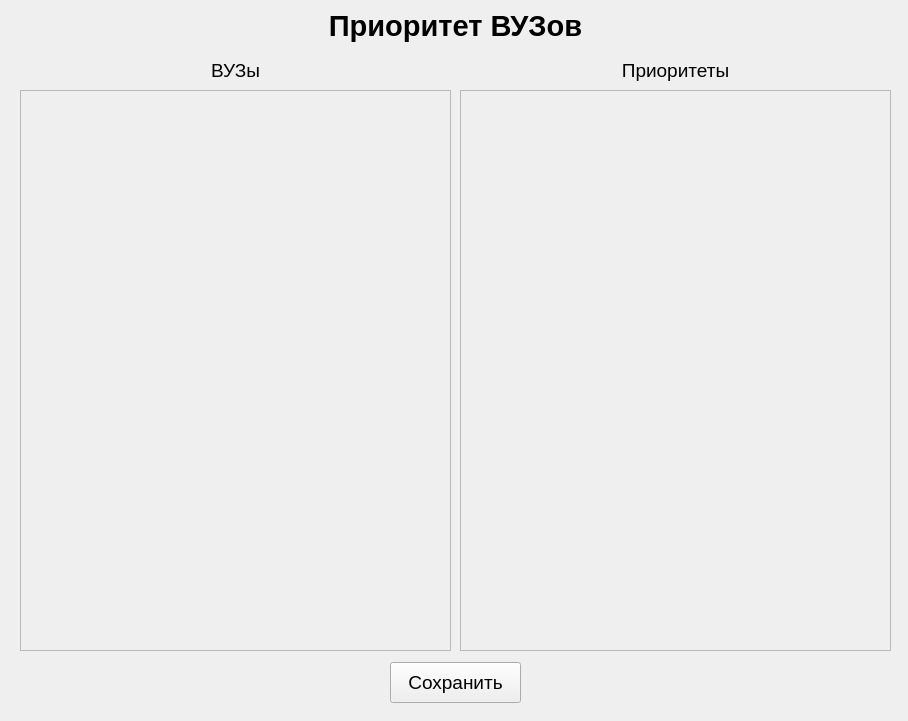
<?xml version="1.0" encoding="UTF-8"?>
<ui version="4.0">
 <class>Form</class>
 <widget class="QWidget" name="Form">
  <property name="geometry">
   <rect>
    <x>0</x>
    <y>0</y>
    <width>908</width>
    <height>721</height>
   </rect>
  </property>
  <property name="windowTitle">
   <string>Form</string>
  </property>
  <widget class="QLabel" name="heading">
   <property name="geometry">
    <rect>
     <x>20</x>
     <y>0</y>
     <width>871</width>
     <height>51</height>
    </rect>
   </property>
   <property name="font">
    <font>
     <pointsize>22</pointsize>
     <weight>75</weight>
     <bold>true</bold>
    </font>
   </property>
   <property name="text">
    <string>Приоритет ВУЗов</string>
   </property>
   <property name="alignment">
    <set>Qt::AlignCenter</set>
   </property>
  </widget>
  <widget class="QScrollArea" name="scroll_area">
   <property name="geometry">
    <rect>
     <x>20</x>
     <y>90</y>
     <width>431</width>
     <height>561</height>
    </rect>
   </property>
   <property name="widgetResizable">
    <bool>true</bool>
   </property>
   <widget class="QWidget" name="scrollAreaWidgetContents">
    <property name="geometry">
     <rect>
      <x>0</x>
      <y>0</y>
      <width>429</width>
      <height>559</height>
     </rect>
    </property>
   </widget>
  </widget>
  <widget class="QScrollArea" name="scroll_area2">
   <property name="geometry">
    <rect>
     <x>460</x>
     <y>90</y>
     <width>431</width>
     <height>561</height>
    </rect>
   </property>
   <property name="widgetResizable">
    <bool>true</bool>
   </property>
   <widget class="QWidget" name="scrollAreaWidgetContents_2">
    <property name="geometry">
     <rect>
      <x>0</x>
      <y>0</y>
      <width>429</width>
      <height>559</height>
     </rect>
    </property>
   </widget>
  </widget>
  <widget class="QLabel" name="label">
   <property name="geometry">
    <rect>
     <x>20</x>
     <y>60</y>
     <width>431</width>
     <height>21</height>
    </rect>
   </property>
   <property name="font">
    <font>
     <pointsize>14</pointsize>
    </font>
   </property>
   <property name="text">
    <string>ВУЗы</string>
   </property>
   <property name="alignment">
    <set>Qt::AlignCenter</set>
   </property>
  </widget>
  <widget class="QLabel" name="label_2">
   <property name="geometry">
    <rect>
     <x>460</x>
     <y>60</y>
     <width>431</width>
     <height>21</height>
    </rect>
   </property>
   <property name="font">
    <font>
     <pointsize>14</pointsize>
    </font>
   </property>
   <property name="text">
    <string>Приоритеты</string>
   </property>
   <property name="alignment">
    <set>Qt::AlignCenter</set>
   </property>
  </widget>
  <widget class="QPushButton" name="save_button">
   <property name="geometry">
    <rect>
     <x>390</x>
     <y>662</y>
     <width>131</width>
     <height>41</height>
    </rect>
   </property>
   <property name="font">
    <font>
     <pointsize>14</pointsize>
    </font>
   </property>
   <property name="text">
    <string>Сохранить</string>
   </property>
  </widget>
 </widget>
 <resources/>
 <connections/>
</ui>
